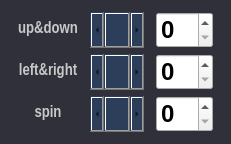
        <widget class="QGroupBox" name="groupBox_17">
         <property name="sizePolicy">
          <sizepolicy hsizetype="Expanding" vsizetype="Expanding">
           <horstretch>0</horstretch>
           <verstretch>0</verstretch>
          </sizepolicy>
         </property>
         <property name="minimumSize">
          <size>
           <width>0</width>
           <height>0</height>
          </size>
         </property>
         <property name="maximumSize">
          <size>
           <width>16777215</width>
           <height>1600000</height>
          </size>
         </property>
         <property name="font">
          <font>
           <family>Arial Black</family>
           <pointsize>18</pointsize>
           <weight>75</weight>
           <bold>true</bold>
          </font>
         </property>
         <property name="autoFillBackground">
          <bool>false</bool>
         </property>
         <property name="styleSheet">
          <string notr="true">QGroupBox
{
  border:none;
  background-color: rgb(48, 48, 58);
color:rgb(200, 200, 200)
}</string>
         </property>
         <property name="title">
          <string/>
         </property>
         <property name="flat">
          <bool>false</bool>
         </property>
         <layout class="QGridLayout" name="gridLayout">
          <property name="leftMargin">
           <number>18</number>
          </property>
          <property name="topMargin">
           <number>12</number>
          </property>
          <property name="rightMargin">
           <number>18</number>
          </property>
          <property name="bottomMargin">
           <number>12</number>
          </property>
          <property name="horizontalSpacing">
           <number>12</number>
          </property>
          <property name="verticalSpacing">
           <number>6</number>
          </property>
          <item row="1" column="1">
           <widget class="QScrollBar" name="u_d_scrollbar">
            <property name="sizePolicy">
             <sizepolicy hsizetype="Expanding" vsizetype="Expanding">
              <horstretch>0</horstretch>
              <verstretch>0</verstretch>
             </sizepolicy>
            </property>
            <property name="minimumSize">
             <size>
              <width>0</width>
              <height>0</height>
             </size>
            </property>
            <property name="styleSheet">
             <string notr="true">QScrollBar
{
background-color:rgb(44, 62, 89)
}</string>
            </property>
            <property name="orientation">
             <enum>Qt::Horizontal</enum>
            </property>
           </widget>
          </item>
          <item row="1" column="0">
           <widget class="QLabel" name="label_2">
            <property name="sizePolicy">
             <sizepolicy hsizetype="Expanding" vsizetype="Expanding">
              <horstretch>0</horstretch>
              <verstretch>0</verstretch>
             </sizepolicy>
            </property>
            <property name="maximumSize">
             <size>
              <width>120</width>
              <height>16777215</height>
             </size>
            </property>
            <property name="font">
             <font>
              <family>Arial Narrow</family>
              <pointsize>12</pointsize>
              <weight>75</weight>
              <bold>true</bold>
             </font>
            </property>
            <property name="styleSheet">
             <string notr="true">QGroupBox
{
border:none;
}</string>
            </property>
            <property name="frameShape">
             <enum>QFrame::NoFrame</enum>
            </property>
            <property name="text">
             <string>&lt;html&gt;&lt;head/&gt;&lt;body&gt;&lt;p align=&quot;center&quot;&gt;&lt;span style=&quot; color:#c8c8c8;&quot;&gt;up&amp;amp;down&lt;/span&gt;&lt;/p&gt;&lt;/body&gt;&lt;/html&gt;</string>
            </property>
           </widget>
          </item>
          <item row="3" column="1">
           <widget class="QScrollBar" name="spin_scrollbar">
            <property name="sizePolicy">
             <sizepolicy hsizetype="Expanding" vsizetype="Expanding">
              <horstretch>0</horstretch>
              <verstretch>0</verstretch>
             </sizepolicy>
            </property>
            <property name="minimumSize">
             <size>
              <width>0</width>
              <height>0</height>
             </size>
            </property>
            <property name="styleSheet">
             <string notr="true">QScrollBar
{
background-color:rgb(44, 62, 89)
}</string>
            </property>
            <property name="orientation">
             <enum>Qt::Horizontal</enum>
            </property>
           </widget>
          </item>
          <item row="3" column="0">
           <widget class="QLabel" name="label_4">
            <property name="sizePolicy">
             <sizepolicy hsizetype="Expanding" vsizetype="Expanding">
              <horstretch>0</horstretch>
              <verstretch>0</verstretch>
             </sizepolicy>
            </property>
            <property name="maximumSize">
             <size>
              <width>120</width>
              <height>16777215</height>
             </size>
            </property>
            <property name="font">
             <font>
              <family>Arial Narrow</family>
              <pointsize>12</pointsize>
              <weight>75</weight>
              <bold>true</bold>
             </font>
            </property>
            <property name="layoutDirection">
             <enum>Qt::LeftToRight</enum>
            </property>
            <property name="text">
             <string>&lt;html&gt;&lt;head/&gt;&lt;body&gt;&lt;p align=&quot;center&quot;&gt;&lt;span style=&quot; color:#c8c8c8;&quot;&gt;spin&lt;/span&gt;&lt;/p&gt;&lt;/body&gt;&lt;/html&gt;</string>
            </property>
            <property name="alignment">
             <set>Qt::AlignCenter</set>
            </property>
           </widget>
          </item>
          <item row="2" column="0">
           <widget class="QLabel" name="label_3">
            <property name="sizePolicy">
             <sizepolicy hsizetype="Expanding" vsizetype="Expanding">
              <horstretch>0</horstretch>
              <verstretch>0</verstretch>
             </sizepolicy>
            </property>
            <property name="maximumSize">
             <size>
              <width>120</width>
              <height>16777215</height>
             </size>
            </property>
            <property name="font">
             <font>
              <family>Arial Narrow</family>
              <pointsize>12</pointsize>
              <weight>75</weight>
              <bold>true</bold>
             </font>
            </property>
            <property name="text">
             <string>&lt;html&gt;&lt;head/&gt;&lt;body&gt;&lt;p align=&quot;center&quot;&gt;&lt;span style=&quot; color:#c8c8c8;&quot;&gt;left&amp;amp;right&lt;/span&gt;&lt;/p&gt;&lt;/body&gt;&lt;/html&gt;</string>
            </property>
           </widget>
          </item>
          <item row="1" column="4">
           <widget class="QSpinBox" name="u_d_box">
            <property name="sizePolicy">
             <sizepolicy hsizetype="Expanding" vsizetype="Expanding">
              <horstretch>0</horstretch>
              <verstretch>0</verstretch>
             </sizepolicy>
            </property>
            <property name="minimumSize">
             <size>
              <width>0</width>
              <height>0</height>
             </size>
            </property>
            <property name="maximumSize">
             <size>
              <width>120</width>
              <height>16777215</height>
             </size>
            </property>
            <property name="font">
             <font>
              <family>Arial</family>
              <pointsize>18</pointsize>
              <weight>75</weight>
              <bold>true</bold>
             </font>
            </property>
           </widget>
          </item>
          <item row="2" column="1">
           <widget class="QScrollBar" name="l_r_scrollbar">
            <property name="sizePolicy">
             <sizepolicy hsizetype="Expanding" vsizetype="Expanding">
              <horstretch>0</horstretch>
              <verstretch>0</verstretch>
             </sizepolicy>
            </property>
            <property name="minimumSize">
             <size>
              <width>0</width>
              <height>0</height>
             </size>
            </property>
            <property name="styleSheet">
             <string notr="true">QScrollBar
{
background-color:rgb(44, 62, 89)
}</string>
            </property>
            <property name="orientation">
             <enum>Qt::Horizontal</enum>
            </property>
           </widget>
          </item>
          <item row="2" column="4">
           <widget class="QSpinBox" name="l_r_box">
            <property name="sizePolicy">
             <sizepolicy hsizetype="Expanding" vsizetype="Expanding">
              <horstretch>0</horstretch>
              <verstretch>0</verstretch>
             </sizepolicy>
            </property>
            <property name="minimumSize">
             <size>
              <width>0</width>
              <height>0</height>
             </size>
            </property>
            <property name="maximumSize">
             <size>
              <width>120</width>
              <height>16777215</height>
             </size>
            </property>
            <property name="font">
             <font>
              <family>Arial</family>
              <pointsize>18</pointsize>
              <weight>75</weight>
              <bold>true</bold>
             </font>
            </property>
            <property name="styleSheet">
             <string notr="true"/>
            </property>
           </widget>
          </item>
          <item row="3" column="4">
           <widget class="QSpinBox" name="spin_box">
            <property name="sizePolicy">
             <sizepolicy hsizetype="Expanding" vsizetype="Expanding">
              <horstretch>0</horstretch>
              <verstretch>0</verstretch>
             </sizepolicy>
            </property>
            <property name="minimumSize">
             <size>
              <width>0</width>
              <height>0</height>
             </size>
            </property>
            <property name="maximumSize">
             <size>
              <width>120</width>
              <height>16777215</height>
             </size>
            </property>
            <property name="font">
             <font>
              <family>Arial</family>
              <pointsize>18</pointsize>
              <weight>75</weight>
              <bold>true</bold>
             </font>
            </property>
           </widget>
          </item>
         </layout>
        </widget>
